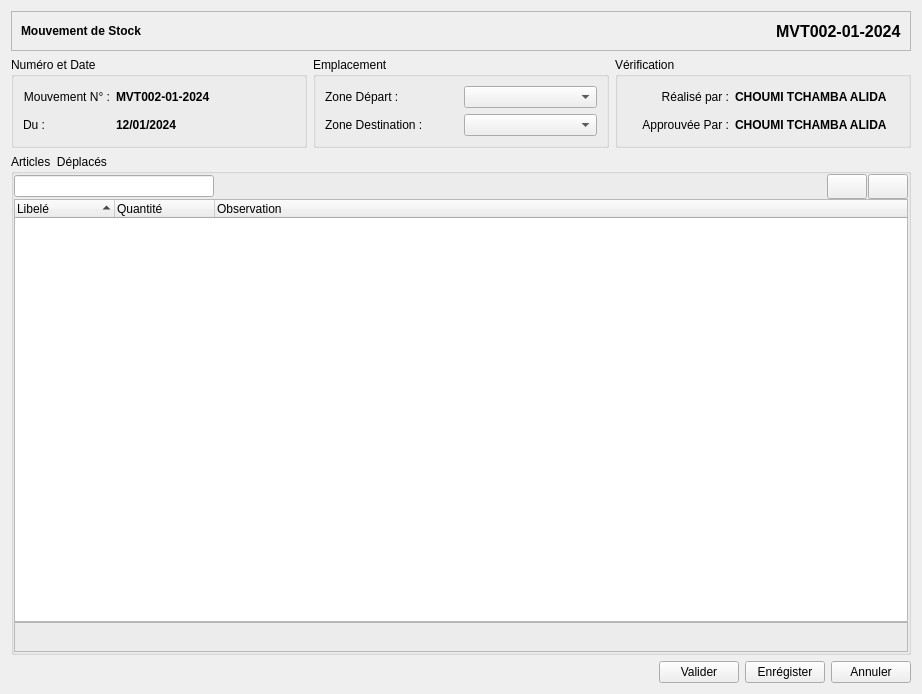
<?xml version="1.0" encoding="UTF-8"?>
<ui version="4.0">
 <class>Form</class>
 <widget class="QWidget" name="Form">
  <property name="geometry">
   <rect>
    <x>0</x>
    <y>0</y>
    <width>922</width>
    <height>694</height>
   </rect>
  </property>
  <property name="windowTitle">
   <string>Form</string>
  </property>
  <layout class="QVBoxLayout" name="verticalLayout_3">
   <item>
    <widget class="QFrame" name="frame_2">
     <property name="enabled">
      <bool>true</bool>
     </property>
     <property name="minimumSize">
      <size>
       <width>0</width>
       <height>40</height>
      </size>
     </property>
     <property name="maximumSize">
      <size>
       <width>16777215</width>
       <height>40</height>
      </size>
     </property>
     <property name="frameShape">
      <enum>QFrame::StyledPanel</enum>
     </property>
     <property name="frameShadow">
      <enum>QFrame::Plain</enum>
     </property>
     <property name="lineWidth">
      <number>0</number>
     </property>
     <layout class="QHBoxLayout" name="horizontalLayout_7">
      <item>
       <widget class="QLabel" name="label_3">
        <property name="sizePolicy">
         <sizepolicy hsizetype="Expanding" vsizetype="Preferred">
          <horstretch>0</horstretch>
          <verstretch>0</verstretch>
         </sizepolicy>
        </property>
        <property name="font">
         <font>
          <bold>true</bold>
         </font>
        </property>
        <property name="lineWidth">
         <number>0</number>
        </property>
        <property name="text">
         <string>Mouvement de Stock</string>
        </property>
       </widget>
      </item>
      <item>
       <widget class="QLabel" name="label_4">
        <property name="font">
         <font>
          <pointsize>12</pointsize>
          <bold>true</bold>
         </font>
        </property>
        <property name="text">
         <string>MVT002-01-2024</string>
        </property>
       </widget>
      </item>
     </layout>
    </widget>
   </item>
   <item>
    <layout class="QHBoxLayout" name="horizontalLayout_6">
     <item>
      <widget class="QGroupBox" name="groupBox">
       <property name="title">
        <string>Numéro et Date</string>
       </property>
       <layout class="QGridLayout" name="gridLayout_4">
        <item row="0" column="0">
         <layout class="QGridLayout" name="gridLayout_3">
          <item row="1" column="0">
           <widget class="QLabel" name="label">
            <property name="sizePolicy">
             <sizepolicy hsizetype="Fixed" vsizetype="Preferred">
              <horstretch>0</horstretch>
              <verstretch>0</verstretch>
             </sizepolicy>
            </property>
            <property name="text">
             <string>Du :</string>
            </property>
            <property name="alignment">
             <set>Qt::AlignRight|Qt::AlignTrailing|Qt::AlignVCenter</set>
            </property>
           </widget>
          </item>
          <item row="1" column="1">
           <widget class="QLabel" name="label_9">
            <property name="sizePolicy">
             <sizepolicy hsizetype="Ignored" vsizetype="Preferred">
              <horstretch>0</horstretch>
              <verstretch>0</verstretch>
             </sizepolicy>
            </property>
            <property name="minimumSize">
             <size>
              <width>70</width>
              <height>0</height>
             </size>
            </property>
            <property name="font">
             <font>
              <bold>true</bold>
             </font>
            </property>
            <property name="text">
             <string>12/01/2024</string>
            </property>
           </widget>
          </item>
          <item row="0" column="0">
           <widget class="QLabel" name="label_5">
            <property name="sizePolicy">
             <sizepolicy hsizetype="Fixed" vsizetype="Preferred">
              <horstretch>0</horstretch>
              <verstretch>0</verstretch>
             </sizepolicy>
            </property>
            <property name="text">
             <string>Mouvement N° :</string>
            </property>
            <property name="alignment">
             <set>Qt::AlignRight|Qt::AlignTrailing|Qt::AlignVCenter</set>
            </property>
           </widget>
          </item>
          <item row="0" column="1">
           <widget class="QLabel" name="label_8">
            <property name="sizePolicy">
             <sizepolicy hsizetype="Ignored" vsizetype="Preferred">
              <horstretch>0</horstretch>
              <verstretch>0</verstretch>
             </sizepolicy>
            </property>
            <property name="minimumSize">
             <size>
              <width>95</width>
              <height>0</height>
             </size>
            </property>
            <property name="font">
             <font>
              <bold>true</bold>
             </font>
            </property>
            <property name="text">
             <string>MVT002-01-2024</string>
            </property>
            <property name="alignment">
             <set>Qt::AlignLeading|Qt::AlignLeft|Qt::AlignVCenter</set>
            </property>
           </widget>
          </item>
         </layout>
        </item>
       </layout>
      </widget>
     </item>
     <item>
      <widget class="QGroupBox" name="groupBox_4">
       <property name="title">
        <string>Emplacement</string>
       </property>
       <layout class="QGridLayout" name="gridLayout_6">
        <item row="0" column="0">
         <layout class="QGridLayout" name="gridLayout_5">
          <item row="1" column="1">
           <widget class="QComboBox" name="comboBox_3"/>
          </item>
          <item row="1" column="0">
           <widget class="QLabel" name="label_12">
            <property name="text">
             <string>Zone Destination :</string>
            </property>
           </widget>
          </item>
          <item row="0" column="0">
           <widget class="QLabel" name="label_17">
            <property name="text">
             <string>Zone Départ :</string>
            </property>
           </widget>
          </item>
          <item row="0" column="1">
           <widget class="QComboBox" name="comboBox_4"/>
          </item>
         </layout>
        </item>
       </layout>
      </widget>
     </item>
     <item>
      <widget class="QGroupBox" name="groupBox_2">
       <property name="title">
        <string>Vérification</string>
       </property>
       <layout class="QGridLayout" name="gridLayout_2">
        <item row="0" column="0">
         <layout class="QHBoxLayout" name="horizontalLayout_4">
          <property name="sizeConstraint">
           <enum>QLayout::SetFixedSize</enum>
          </property>
          <item>
           <widget class="QLabel" name="label_2">
            <property name="maximumSize">
             <size>
              <width>90</width>
              <height>16777215</height>
             </size>
            </property>
            <property name="text">
             <string>Réalisé par :</string>
            </property>
            <property name="alignment">
             <set>Qt::AlignRight|Qt::AlignTrailing|Qt::AlignVCenter</set>
            </property>
           </widget>
          </item>
          <item>
           <widget class="QLabel" name="label_10">
            <property name="sizePolicy">
             <sizepolicy hsizetype="Fixed" vsizetype="Preferred">
              <horstretch>0</horstretch>
              <verstretch>0</verstretch>
             </sizepolicy>
            </property>
            <property name="font">
             <font>
              <bold>true</bold>
             </font>
            </property>
            <property name="text">
             <string>CHOUMI TCHAMBA ALIDA</string>
            </property>
           </widget>
          </item>
         </layout>
        </item>
        <item row="1" column="0">
         <layout class="QHBoxLayout" name="horizontalLayout_5">
          <property name="sizeConstraint">
           <enum>QLayout::SetFixedSize</enum>
          </property>
          <item>
           <widget class="QLabel" name="label_7">
            <property name="maximumSize">
             <size>
              <width>90</width>
              <height>16777215</height>
             </size>
            </property>
            <property name="text">
             <string>Approuvée Par :</string>
            </property>
            <property name="alignment">
             <set>Qt::AlignRight|Qt::AlignTrailing|Qt::AlignVCenter</set>
            </property>
           </widget>
          </item>
          <item>
           <widget class="QLabel" name="label_11">
            <property name="sizePolicy">
             <sizepolicy hsizetype="Fixed" vsizetype="Preferred">
              <horstretch>0</horstretch>
              <verstretch>0</verstretch>
             </sizepolicy>
            </property>
            <property name="font">
             <font>
              <bold>true</bold>
             </font>
            </property>
            <property name="text">
             <string>CHOUMI TCHAMBA ALIDA</string>
            </property>
           </widget>
          </item>
         </layout>
        </item>
       </layout>
      </widget>
     </item>
    </layout>
   </item>
   <item>
    <widget class="QGroupBox" name="groupBox_3">
     <property name="title">
      <string>Articles  Déplacés</string>
     </property>
     <layout class="QGridLayout" name="gridLayout">
      <property name="leftMargin">
       <number>0</number>
      </property>
      <property name="topMargin">
       <number>0</number>
      </property>
      <property name="rightMargin">
       <number>0</number>
      </property>
      <property name="bottomMargin">
       <number>0</number>
      </property>
      <property name="spacing">
       <number>0</number>
      </property>
      <item row="0" column="0">
       <layout class="QVBoxLayout" name="verticalLayout_2">
        <property name="spacing">
         <number>0</number>
        </property>
        <item>
         <layout class="QHBoxLayout" name="horizontalLayout">
          <property name="spacing">
           <number>1</number>
          </property>
          <item>
           <widget class="QLineEdit" name="lineEdit">
            <property name="sizePolicy">
             <sizepolicy hsizetype="Expanding" vsizetype="Fixed">
              <horstretch>0</horstretch>
              <verstretch>0</verstretch>
             </sizepolicy>
            </property>
            <property name="maximumSize">
             <size>
              <width>200</width>
              <height>16777215</height>
             </size>
            </property>
            <property name="toolTip">
             <string extracomment="Enter Barcode to Scan"/>
            </property>
           </widget>
          </item>
          <item>
           <spacer name="horizontalSpacer">
            <property name="orientation">
             <enum>Qt::Horizontal</enum>
            </property>
            <property name="sizeHint" stdset="0">
             <size>
              <width>28</width>
              <height>25</height>
             </size>
            </property>
           </spacer>
          </item>
          <item>
           <widget class="QPushButton" name="pushButton_2">
            <property name="minimumSize">
             <size>
              <width>0</width>
              <height>25</height>
             </size>
            </property>
            <property name="icon">
             <iconset resource="stock.qrc">
              <normaloff>:/icons/icons/list-remove.png</normaloff>:/icons/icons/list-remove.png</iconset>
            </property>
           </widget>
          </item>
          <item>
           <widget class="QPushButton" name="pushButton">
            <property name="minimumSize">
             <size>
              <width>0</width>
              <height>25</height>
             </size>
            </property>
            <property name="icon">
             <iconset resource="stock.qrc">
              <normaloff>:/icons/icons/list-add.png</normaloff>:/icons/icons/list-add.png</iconset>
            </property>
           </widget>
          </item>
         </layout>
        </item>
        <item>
         <widget class="QWidget" name="widget" native="true">
          <layout class="QVBoxLayout" name="verticalLayout">
           <property name="spacing">
            <number>0</number>
           </property>
           <property name="leftMargin">
            <number>0</number>
           </property>
           <property name="topMargin">
            <number>0</number>
           </property>
           <property name="rightMargin">
            <number>0</number>
           </property>
           <property name="bottomMargin">
            <number>0</number>
           </property>
           <item>
            <widget class="QTreeWidget" name="treeWidget">
             <property name="alternatingRowColors">
              <bool>true</bool>
             </property>
             <property name="uniformRowHeights">
              <bool>true</bool>
             </property>
             <property name="sortingEnabled">
              <bool>true</bool>
             </property>
             <attribute name="headerHighlightSections">
              <bool>true</bool>
             </attribute>
             <column>
              <property name="text">
               <string>Libelé</string>
              </property>
             </column>
             <column>
              <property name="text">
               <string>Quantité</string>
              </property>
             </column>
             <column>
              <property name="text">
               <string>Observation</string>
              </property>
             </column>
            </widget>
           </item>
           <item>
            <widget class="QFrame" name="frame_3">
             <property name="minimumSize">
              <size>
               <width>0</width>
               <height>30</height>
              </size>
             </property>
             <property name="frameShape">
              <enum>QFrame::StyledPanel</enum>
             </property>
             <property name="frameShadow">
              <enum>QFrame::Raised</enum>
             </property>
            </widget>
           </item>
          </layout>
         </widget>
        </item>
       </layout>
      </item>
     </layout>
    </widget>
   </item>
   <item>
    <layout class="QHBoxLayout" name="horizontalLayout_2">
     <item>
      <spacer name="horizontalSpacer_2">
       <property name="orientation">
        <enum>Qt::Horizontal</enum>
       </property>
       <property name="sizeHint" stdset="0">
        <size>
         <width>40</width>
         <height>20</height>
        </size>
       </property>
      </spacer>
     </item>
     <item>
      <widget class="QPushButton" name="pushButton_5">
       <property name="text">
        <string>Valider</string>
       </property>
      </widget>
     </item>
     <item>
      <widget class="QPushButton" name="pushButton_3">
       <property name="text">
        <string>Enrégister</string>
       </property>
      </widget>
     </item>
     <item>
      <widget class="QPushButton" name="pushButton_4">
       <property name="text">
        <string>Annuler</string>
       </property>
      </widget>
     </item>
    </layout>
   </item>
  </layout>
 </widget>
 <resources>
  <include location="stock.qrc"/>
 </resources>
 <connections/>
</ui>
